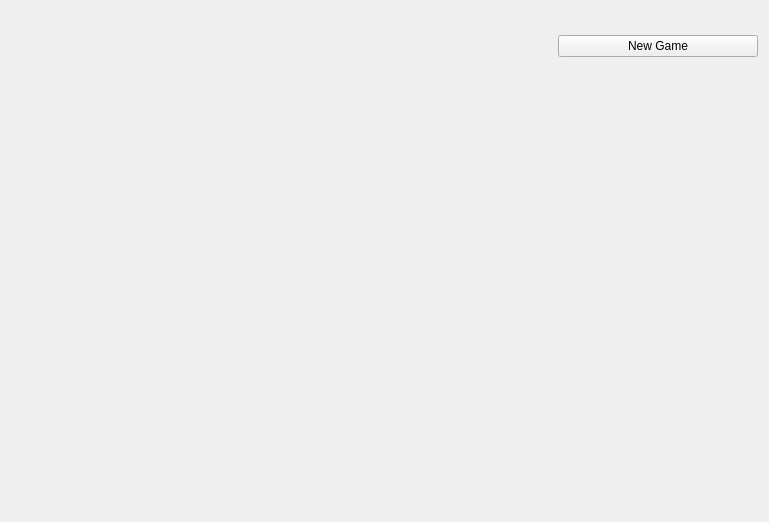
<?xml version="1.0" encoding="UTF-8"?>
<ui version="4.0">
 <class>MainWindow</class>
 <widget class="QMainWindow" name="MainWindow">
  <property name="geometry">
   <rect>
    <x>0</x>
    <y>0</y>
    <width>763</width>
    <height>512</height>
   </rect>
  </property>
  <property name="sizePolicy">
   <sizepolicy hsizetype="Fixed" vsizetype="Preferred">
    <horstretch>100</horstretch>
    <verstretch>0</verstretch>
   </sizepolicy>
  </property>
  <property name="windowTitle">
   <string>MainWindow</string>
  </property>
  <widget class="QWidget" name="centralWidget">
   <layout class="QHBoxLayout" name="horizontalLayout">
    <item>
     <widget class="Board" name="boardWidget" native="true">
      <property name="sizePolicy">
       <sizepolicy hsizetype="Expanding" vsizetype="Expanding">
        <horstretch>0</horstretch>
        <verstretch>0</verstretch>
       </sizepolicy>
      </property>
      <property name="minimumSize">
       <size>
        <width>500</width>
        <height>500</height>
       </size>
      </property>
      <property name="focusPolicy">
       <enum>Qt::StrongFocus</enum>
      </property>
     </widget>
    </item>
    <item>
     <spacer name="horizontalSpacer">
      <property name="orientation">
       <enum>Qt::Horizontal</enum>
      </property>
      <property name="sizeType">
       <enum>QSizePolicy::Fixed</enum>
      </property>
      <property name="sizeHint" stdset="0">
       <size>
        <width>41</width>
        <height>20</height>
       </size>
      </property>
     </spacer>
    </item>
    <item>
     <layout class="QVBoxLayout" name="verticalLayout">
      <item>
       <widget class="QPushButton" name="newGameButton">
        <property name="text">
         <string>New Game</string>
        </property>
       </widget>
      </item>
      <item>
       <widget class="CapturedWidget" name="capturedWidget" native="true">
        <property name="sizePolicy">
         <sizepolicy hsizetype="Fixed" vsizetype="Fixed">
          <horstretch>0</horstretch>
          <verstretch>0</verstretch>
         </sizepolicy>
        </property>
        <property name="minimumSize">
         <size>
          <width>200</width>
          <height>400</height>
         </size>
        </property>
       </widget>
      </item>
     </layout>
    </item>
   </layout>
  </widget>
 </widget>
 <layoutdefault spacing="6" margin="11"/>
 <customwidgets>
  <customwidget>
   <class>Board</class>
   <extends>QWidget</extends>
   <header location="global">board.h</header>
   <container>1</container>
   <slots>
    <signal>figureIsCaptured(Figure*)</signal>
   </slots>
  </customwidget>
  <customwidget>
   <class>CapturedWidget</class>
   <extends>QWidget</extends>
   <header location="global">capturedwidget.h</header>
   <container>1</container>
  </customwidget>
 </customwidgets>
 <resources/>
 <connections/>
</ui>
